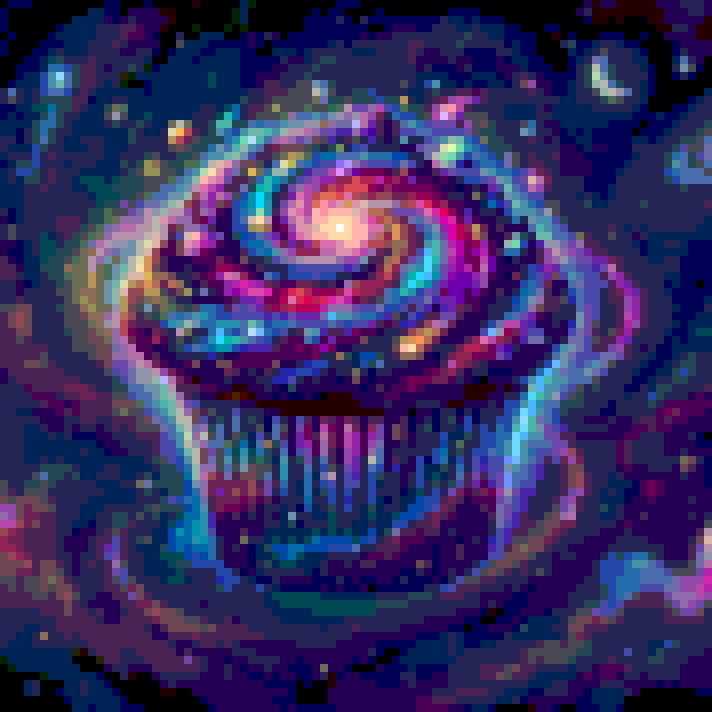
#> input picture ui/art/cosmic-muffin-src.png, 712 x 712 px
$ python gen_muffin.py
#> lines starting #> are read from the running program, lines starting #| are printed output that depends on the picture
#!/usr/bin/env python3
"""Generate ui/muffin.h -- the COSMIC MUFFIN dial centrepiece.

Unlike the Baphomet sigil (a textured line drawing baked to a 4-level ramp),
the muffin is a full-colour pixel-art image, so it ships as an indexed bitmap
plus an RGB565 colour table. The source is already stylised and chunky, so the
pipeline is just: crop to the muffin, area-average down (BOX, never Lanczos --
Lanczos rings on the hard pixel edges), quantise to a small palette, pack.

The bitmap is a square; drawMuffin() masks it to the dial circle at draw time.

Usage:  python3 -I tools/gen_muffin.py      # writes ui/muffin.h
        Needs Python 3 with Pillow.
"""
import hashlib
import io
import os
import sys

import PIL
from PIL import Image

SRC = "ui/art/cosmic-muffin-src.png"     # committed, so anyone can regenerate
OUT = "ui/muffin.h"
SIZE = 72                                 # square bitmap; drawMuffin scales it
NCOL = 16                                 # palette entries
CROP = (0.13, 0.07, 0.88, 0.86)           # muffin bbox as fractions of the art


def rgb565(r, g, b):
    return ((r & 0xF8) << 8) | ((g & 0xFC) << 3) | (b >> 3)


def main():
    if not os.path.exists(SRC):
        sys.exit("gen_muffin: cannot find %s -- run from the repo root "
                 "(the source art is committed under ui/art/)" % SRC)
    try:
        with open(SRC, "rb") as fh:
            raw = fh.read()
        digest = hashlib.sha256(raw).hexdigest()
        src = Image.open(io.BytesIO(raw)).convert("RGB")
    except Exception as e:
        sys.exit("gen_muffin: cannot read %s as an image (%s)" % (SRC, e))

    w, h = src.size
#> w = 712; h = 712
    box = (int(w * CROP[0]), int(h * CROP[1]), int(w * CROP[2]), int(h * CROP[3]))
#> box = (92, 49, 626, 612)
    small = src.crop(box).resize((SIZE, SIZE), Image.BOX)
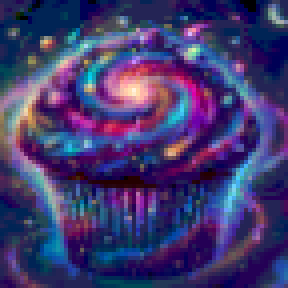
#> small: PIL image 72x72 RGB (shown 4 times larger); mean R, G, B 65, 56.7, 111.6
    q = small.quantize(colors=NCOL, method=Image.MEDIANCUT, dither=Image.NONE)
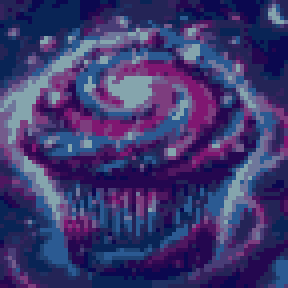
#> q: PIL image 72x72 P (shown 4 times larger); mean R, G, B 61.4, 55.5, 110.6

    pal = q.getpalette()                  # flat [r,g,b, ...]
#> pal = 48 values, max 173 at index 2, min 7 at index 40, mean 77.77
    idx = list(q.getdata())
#> idx = 5184 values, max 15 at index 8, min 0 at index 212, mean 7.85
    used = sorted(set(idx))               # compact to the colours actually used
#> used = [0, 1, 2, 3, 4, 5, 6, 7, 8, 9, 10, 11, 12, 13, 14, 15]
    remap = {old: new for new, old in enumerate(used)}
#> remap = 16 items
    px = [remap[i] for i in idx]
#> px has the same summary as idx
    colors = [rgb565(pal[3 * i], pal[3 * i + 1], pal[3 * i + 2]) for i in used]
#> colors = [34101, 27571, 29393, 10962, 31215, 18926, 6702, 8588, 32942, 18604, 12555, 12362, 8490, 8233, 2346, 2121]

    f = io.StringIO()
    f.write("// GENERATED by tools/gen_muffin.py -- do not hand-edit.\n")
    f.write("//\n")
    f.write("// Regenerate with (from the repo root):  python3 -I tools/gen_muffin.py\n")
    f.write("//   Needs Python 3 with Pillow.\n")
    f.write("//   Source: %s (SHA-256 %s)\n" % (SRC, digest))
    f.write("//   Built with Pillow %s\n" % PIL.__version__)
    f.write("//\n")
    f.write("// Full-colour indexed bitmap: MUFFIN_PX holds one palette index per\n")
    f.write("// pixel; MUFFIN_PAL is the RGB565 table. drawMuffin() masks it to the\n")
    f.write("// dial circle at draw time, so the square corners never show.\n")
    f.write("#pragma once\n#include <stdint.h>\n\nnamespace ui {\n\n")
    f.write("constexpr int MUFFIN_W = %d;\nconstexpr int MUFFIN_H = %d;\n" % (SIZE, SIZE))
    f.write("constexpr int MUFFIN_NCOL = %d;\n\n" % len(colors))
    f.write("inline constexpr uint16_t MUFFIN_PAL[MUFFIN_NCOL] = {\n    ")
    f.write(" ".join("0x%04X," % c for c in colors))
    f.write("\n};\n\n")
    f.write("inline constexpr uint8_t MUFFIN_PX[MUFFIN_W * MUFFIN_H] = {\n")
    for i in range(0, len(px), 24):
        f.write("    " + "".join("%2d," % p for p in px[i:i + 24]) + "\n")
#> this loop made 216 passes
#> i on passes 2 to 4: 24, 48, 72
    f.write("};\n\n} // namespace ui\n")

    tmp = OUT + ".tmp"
    try:
        with open(tmp, "w") as out:
            out.write(f.getvalue())
        os.replace(tmp, OUT)
    except BaseException:
        if os.path.exists(tmp):
            os.remove(tmp)
        raise
    print("wrote %s: %dx%d, %d colours" % (OUT, SIZE, SIZE, len(colors)))
#| wrote ui/muffin.h: 72x72, 16 colours


if __name__ == "__main__":
    main()
